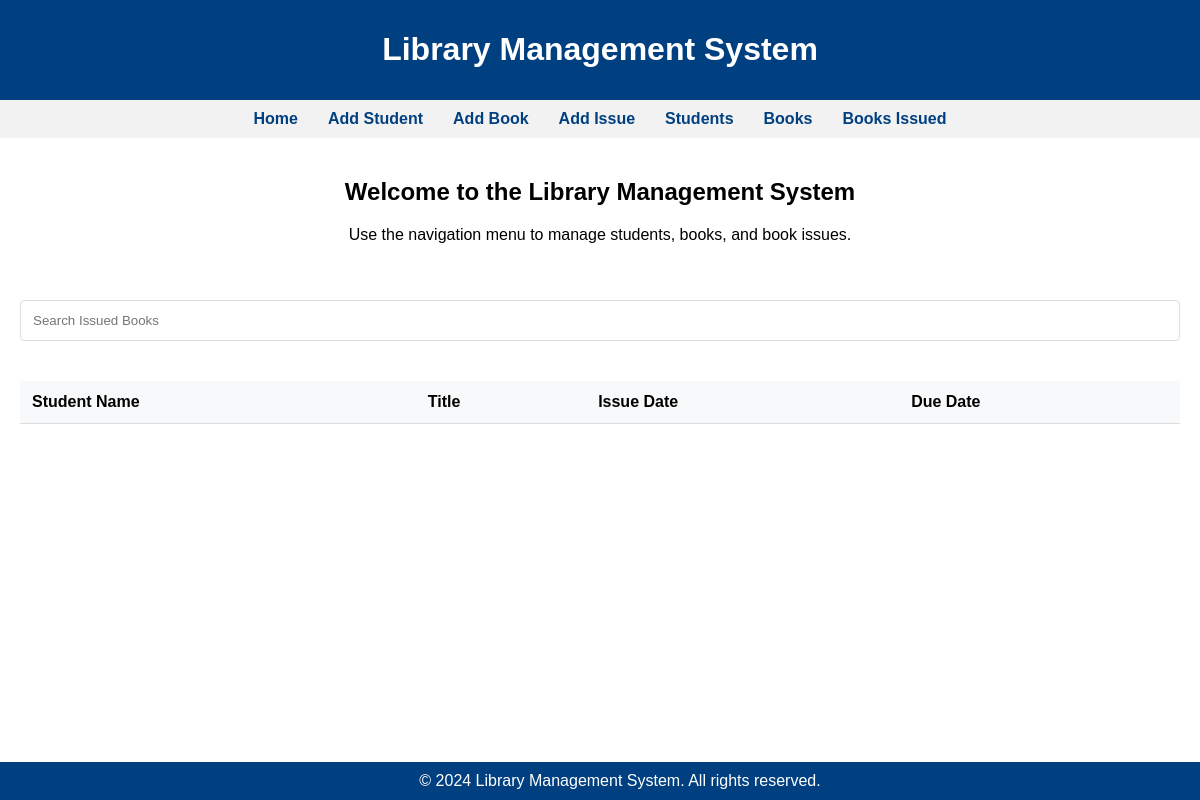
/book_issued, run on an earlier commit of the app's database.
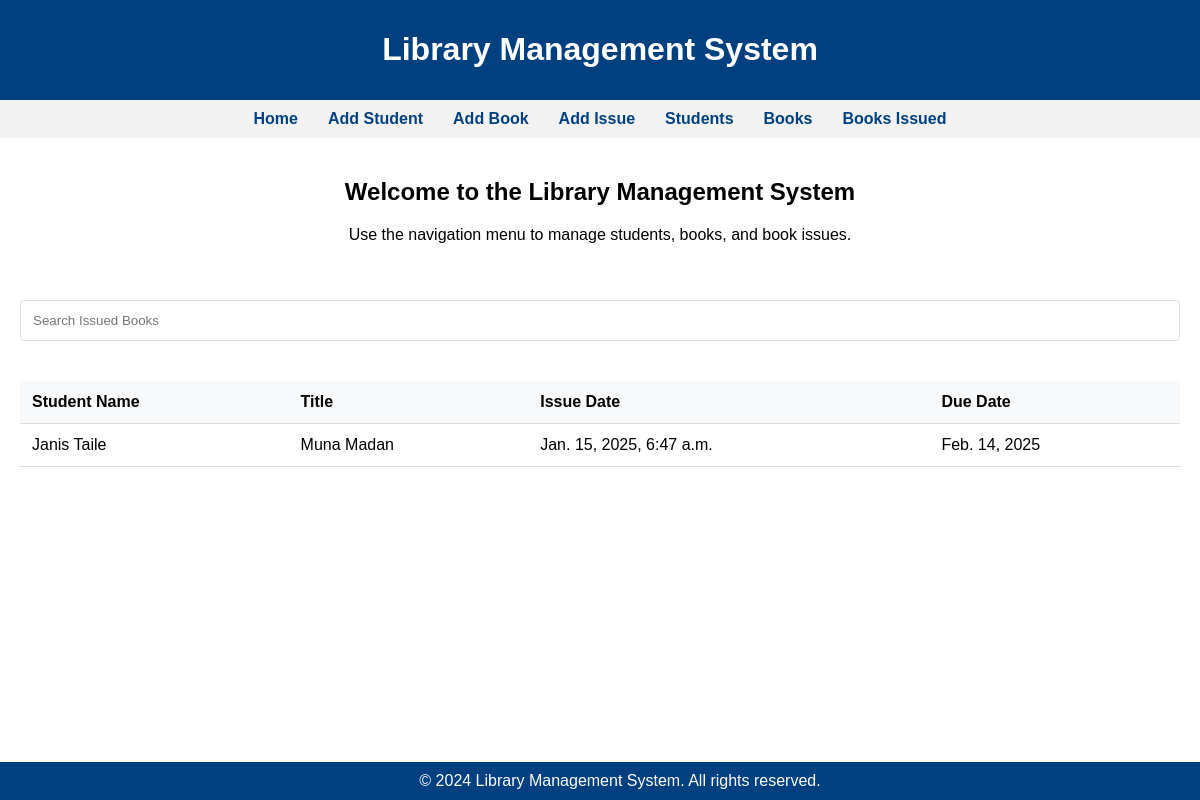
And on a later commit of the database.
### library/models.py (models this page shows, shortened)
class issue_book(models.Model):
    student = models.ForeignKey(Students, to_field='roll_no', on_delete=models.CASCADE)
    book = models.ForeignKey(Book, to_field='id' ,on_delete=models.CASCADE)
    issue_date = models.DateTimeField(auto_now=True)
    due_date = models.DateField(default=get_expiry())
    date_returned = models.DateField(null=True,blank=True)

class Students(models.Model):
    roll_no = models.CharField(max_length=20,unique=True)
    fullname = models.CharField(max_length=100)
    address = models.CharField(max_length=100)
    program = models.CharField(max_length=100)
    Guardian_name = models.CharField(max_length=100,help_text="Guardian Name")
    Email = models.EmailField(max_length=100,help_text="please enter your email")
    def __str__(self):
        return self.fullname

class Book(models.Model):
    GENRE_CHOICES = [
        ('Fiction', 'Fiction'),
        ('Non-Fiction', 'Non-Fiction'),
        ('Fantasy', 'Fantasy'),
        ('Science', 'Science'),
        ('Biography', 'Biography'),
    ]
    id = models.UUIDField(primary_key=True, editable=False ,default= uuid.uuid4,help_text="Book unique id in the Library")
    title = models.CharField(max_length=200)
    author = models.CharField(max_length=200)
    ISBN = models.PositiveIntegerField(unique=True)
    genre = models.CharField(max_length=200,choices=GENRE_CHOICES)
    is_borrowed = models.BooleanField(default=False)
    book_no = models.PositiveIntegerField(null=True,help_text="Book numer for same kind of books")
    def __str__(self):
        return self.title

### library/views.py (the view)
# urls.py: path('book_issued',views.book_issued,name="Books Issued"),
def book_issued(request):
    issue = issue_book.objects.all()
    return render(request, 'book_issued.html', {'issue': issue})

### library/templates/book_issued.html (shortened to what this page needs)
<!DOCTYPE html>
<html lang="en">
<head>
</head>
<body>
    {% extends 'main.html' %}
    {% block content %}
    <div class="search">
        <input
            type="text"
            class="form-control"
            id="book_search"
            name="book_name"
            placeholder="Search Issued Books"
            onkeyup="search_book()"
        >
    </div>
    <div class="table-container">
        <table class="issue-table">
            <thead>
                <tr>
                    <th>Student Name</th>
                    <th>Title</th>
                    <th>Issue Date</th>
                    <th>Due Date</th>
                </tr>
            </thead>
            <tbody>
                {% for x in issue %}
                <tr class="row">
                    <td class="student">{{x.student}}</td>
                    <td class="title">{{x.book}}</td>
                    <td class="issue_date">{{x.issue_date}}</td>
                    <td class="due_date">{{x.due_date}}</td>
                </tr>
                {% endfor %}
            </tbody>
        </table>
    </div>
    {% endblock %}

### library/templates/main.html (shortened to what this page needs)
<!DOCTYPE html>
<html lang="en">
<head>
    {%load static%}
</head>
<body>
    <header>
        <h1>Library Management System</h1>
    </header>
    <nav>
        <a href="/">Home</a>
        <a href="add_student">Add Student</a>
        <a href="add_book">Add Book</a>
        <a href="add_issue">Add Issue</a>
        <a href="view_students">Students</a>
        <a href="view_books">Books</a>
        <a href="book_issued">Books Issued</a>
    </nav>
    <main>
        <h2>Welcome to the Library Management System</h2>
        <p>Use the navigation menu to manage students, books, and book issues.</p>
    </main>
    {% block content %}
    {% endblock %}
    <footer>
        &copy; 2024 Library Management System. All rights reserved.
    </footer>
</body>
</html>

### library/templates/book_issued.html (style rules this page uses)
.search { margin: 20px; position: relative; }
.search input { width: 100%; padding: 12px; border: 1px solid #ddd; border-radius: 4px; box-sizing: border-box; }
.table-container { margin: 20px; overflow-x: auto; }
.issue-table { width: 100%; border-collapse: collapse; margin-top: 20px; background-color: white; }
.issue-table th, .issue-table td { padding: 12px; text-align: left; border-bottom: 1px solid #ddd; }
.issue-table th { background-color: #f8f9fa; font-weight: bold; }

### library/templates/main.html (style rules this page uses)
body { font-family: Arial, sans-serif; margin: 0; padding: 0; }
header { background-color: #004080; color: white; padding: 10px 20px; text-align: center; }
nav { display: flex; justify-content: center; background-color: #f2f2f2; padding: 10px 0; }
nav a { margin: 0 15px; text-decoration: none; color: #004080; font-weight: bold; }
main { padding: 20px; text-align: center; }
footer { text-align: center; background-color: #004080; color: white; padding: 10px 20px; position: fixed; width: 100%; bottom: 0; }

What changed in the data, as far as the page shows it:
added issue_book: student "Janis Taile", book "Muna Madan", issue_date "Jan. 15, 2025, 6:47 a.m.", due_date "Feb. 14, 2025"
